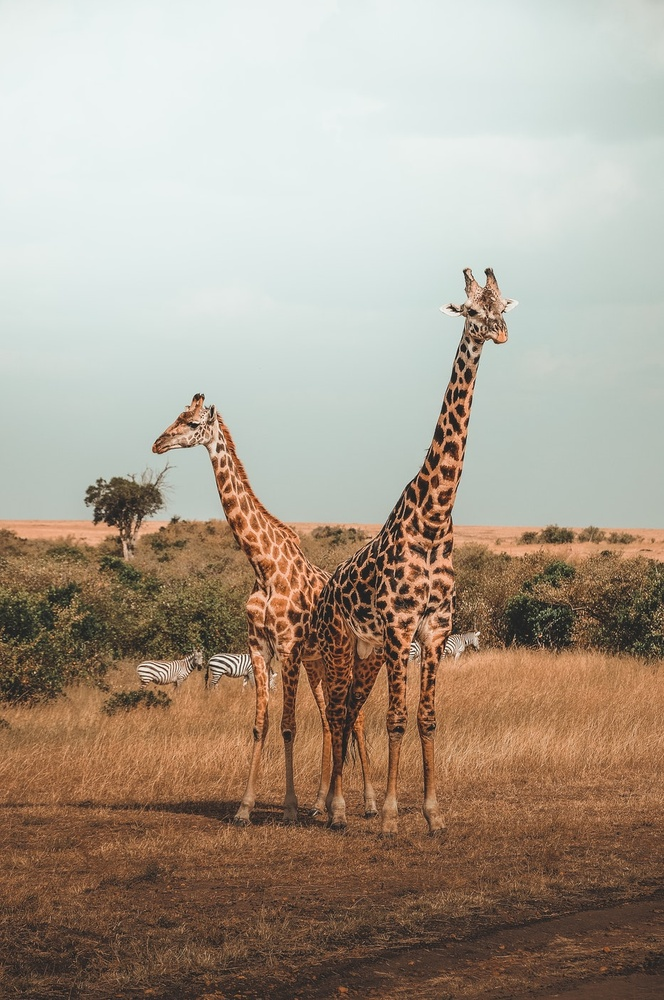
#> input picture computer vision/giraffes.jpg, 664 x 1000 px, shrunk from 933 x 1405 before the run
$ jupyter execute 07-Image-Processing-Assessment.ipynb   (shell and % lines are left out)   (older library calls are emulated)
#> lines starting #> are read from the running program, lines starting #| are printed output that depends on the picture
<a href="https://www.pieriandata.com"></a>
*Copyright Pierian Data Inc.*

# Image Processing Assessment

Complete the tasks in bold below! Feel free to treat this as a code along by skipping this assessment lecture and moving straight to the solutions lecture!

**Some Useful Code is already here for you in the cells below:**

[cell 1]
import cv2
import matplotlib.pyplot as plt
import numpy as np

[cell 2]
def display_img(img,cmap=None):
    fig = plt.figure(figsize=(12,10))
    ax = fig.add_subplot(111)
    ax.imshow(img,cmap)

**TASK: Open and display the giaraffes.jpg image that is located in the DATA folder.**

[cell 3]
giaraffes = cv2.imread("../giraffes.jpg")
#> giaraffes is the input picture: shape (1000, 664, 3); mean B, G, R 141.5, 156.7, 170

[cell 4]
giaraffes = cv2.cvtColor(giaraffes, cv2.COLOR_BGR2RGB)
display_img(giaraffes)

**TASK:Apply a binary threshold onto the image.**

[cell 5]
ret, rth1 = cv2.threshold(giaraffes, 150, 255, cv2.THRESH_BINARY)
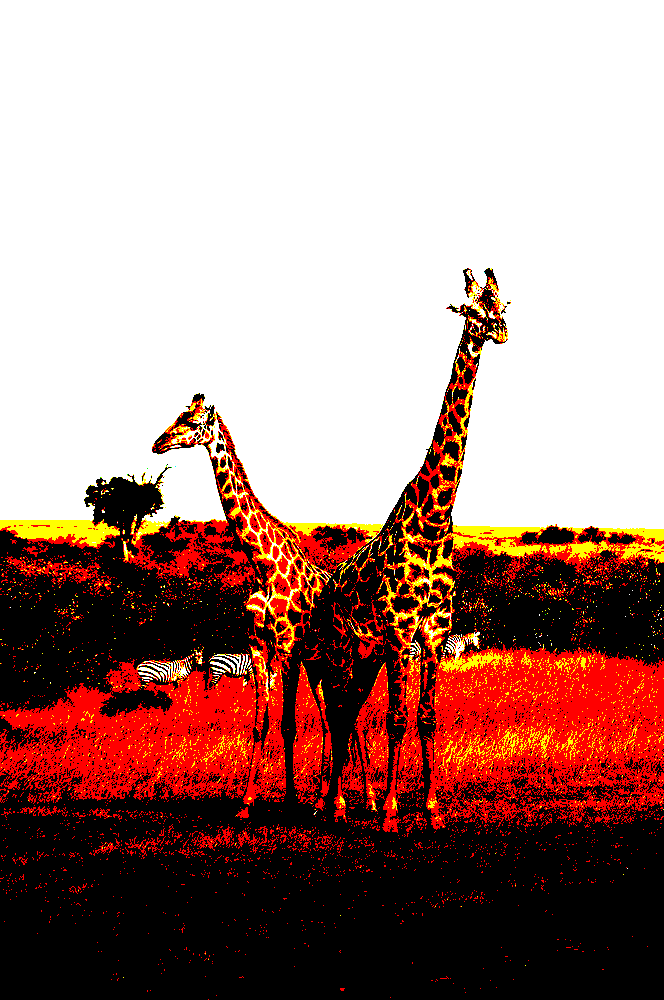
#> rth1: shape (1000, 664, 3); mean R, G, B 170.4, 135.5, 128.2

[cell 6]
display_img(rth1, cmap = 'gray')

**TASK: Open the giaraffes.jpg file from the DATA folder and convert its colorspace to  HSV and display the image.**

[cell 7]
giaraffes = cv2.imread("../giraffes.jpg")

[cell 8]
giaraffes = cv2.cvtColor(giaraffes, cv2.COLOR_BGR2HSV)
#> giaraffes: shape (1000, 664, 3); mean H, S, V 45.8, 68.1, 174.8
display_img(giaraffes)

**TASK: Create a low pass filter with a 4 by 4 Kernel filled with values of 1/10 (0.01) and then use 2-D Convolution to blur the giraffer image (displayed in normal RGB)**

[cell 9]
giaraffes = cv2.imread("../giraffes.jpg")
giaraffes = cv2.cvtColor(giaraffes, cv2.COLOR_BGR2RGB)

[cell 10]
kernel = np.ones((4,4), dtype = np.float32) / 10
kernel

[cell 11]
giaraffes_filter = cv2.filter2D(giaraffes, -1, kernel)
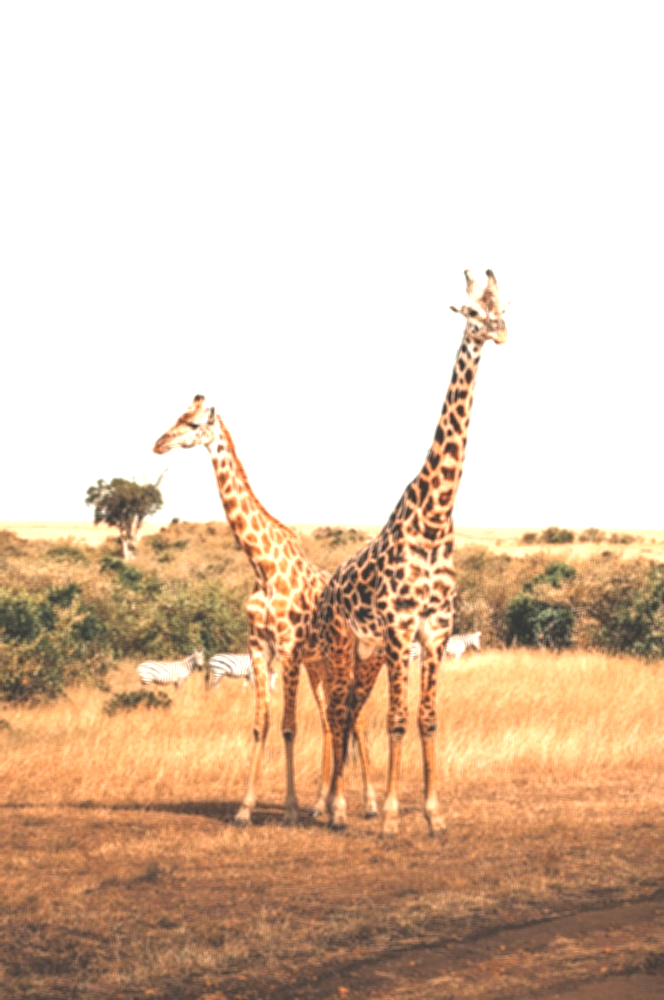
#> giaraffes_filter: shape (1000, 664, 3); mean R, G, B 223.8, 200.3, 179.2

[cell 12]
display_img(giaraffes_filter)

**TASK: Create a Horizontal Sobel Filter (sobelx from our lecture) with a kernel size of 5 to the grayscale version of the giaraffes image and then display the resulting gradient filtered version of the image.**

[cell 13]
giaraffes = cv2.imread("../giraffes.jpg", 0)
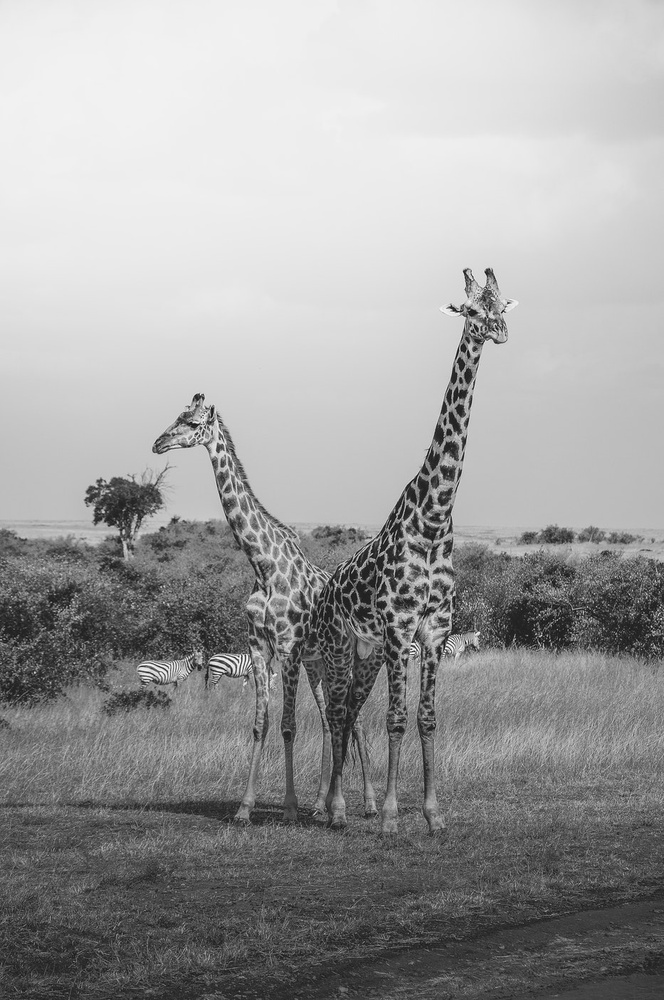
#> giaraffes: shape (1000, 664); min 5, max 255, mean 158.9
# giaraffes = cv2.cvtColor(giaraffes, cv2.COLOR_BGR2RGB)

[cell 14]
sobelx = cv2.Sobel(giaraffes, cv2.CV_64F, 1, 0, ksize = 5)
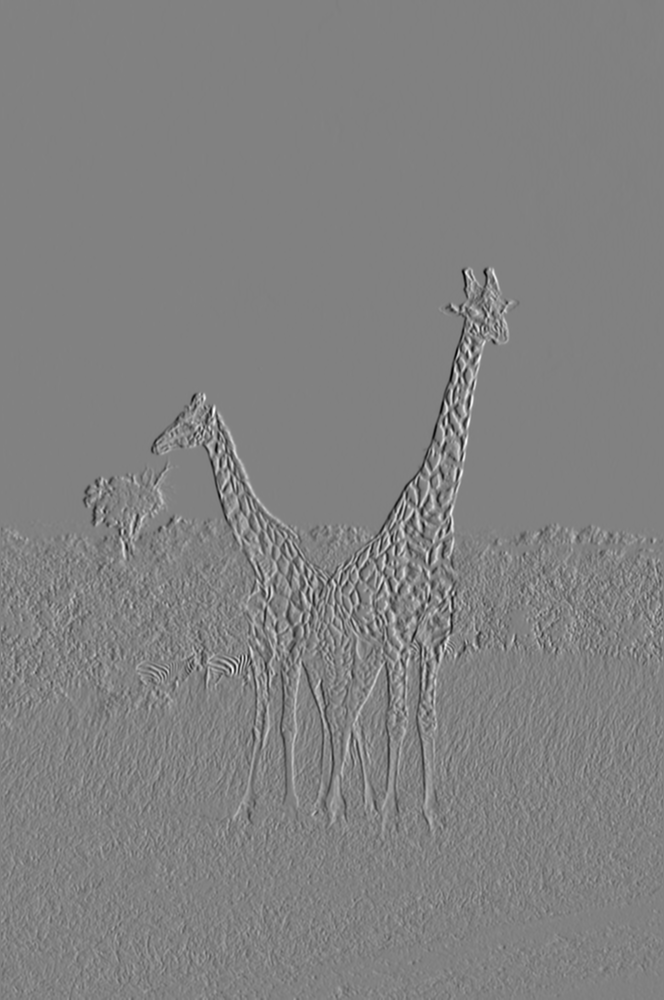
#> sobelx: shape (1000, 664) float64; min -8199, max 7954, mean -1.6; drawn with min black and max white

[cell 15]
display_img(sobelx, cmap= 'gray')

**TASK: Plot the color histograms for the RED, BLUE, and GREEN channel of the giaraffe image. Pay careful attention to the ordering of the channels.**

[cell 16]
giaraffes = cv2.imread("../giraffes.jpg")
color = ('b', 'g', 'r')

for i, color in enumerate(color):
    histr = cv2.calcHist([giaraffes],[i],None, histSize=[256],ranges=[0,256])
    plt.plot(histr, color=color)
    plt.xlim([0,256])
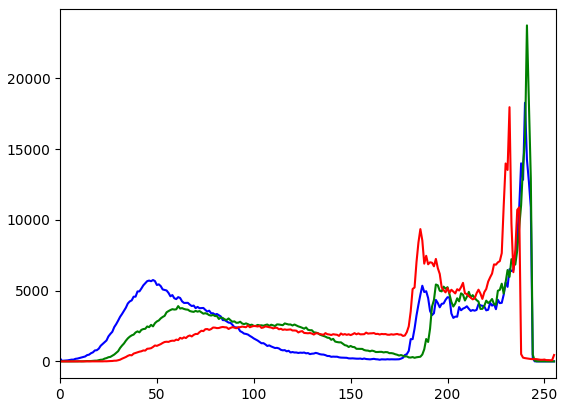
#> figure drawn by matplotlib, 1 panel; curve peaks at x = 240, y = 18275; curve peaks at x = 241, y = 23741; curve peaks at x = 232, y = 17962

[cell 17]
giaraffes = cv2.imread("../giraffes.jpg", 0)
eq_giaraffes = cv2.equalizeHist(giaraffes)
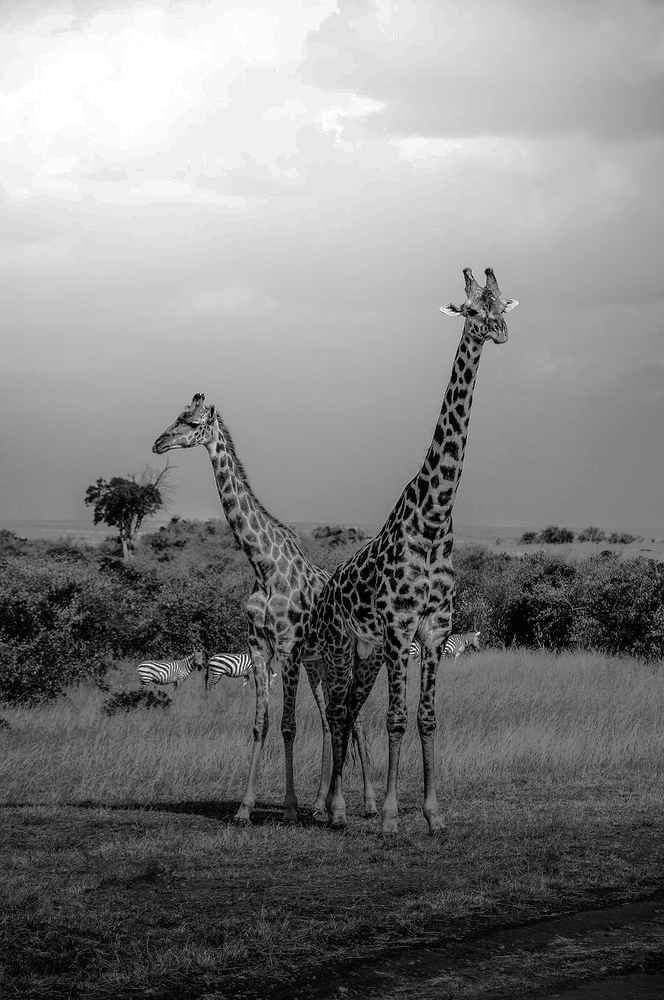
#> eq_giaraffes: shape (1000, 664); min 0, max 255, mean 128.5
display_img(eq_giaraffes)

$ run again, with computer vision/ivan_face.jpg copied over computer vision/giraffes.jpg
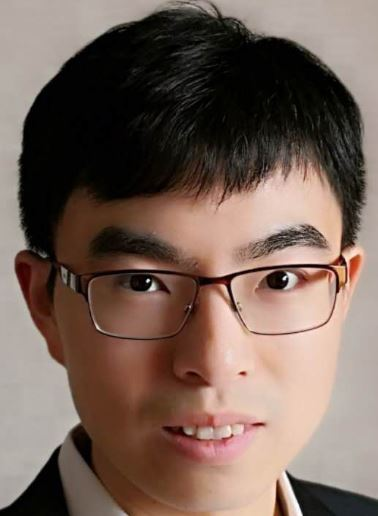
#> input picture computer vision/ivan_face.jpg, 378 x 516 px
#> giaraffes is the input picture: shape (516, 378, 3); mean B, G, R 88.1, 98, 117.9
#> `[cell 16] giaraffes = cv2.imread("../giraffes.jpg") color = ('b', 'g',..`:
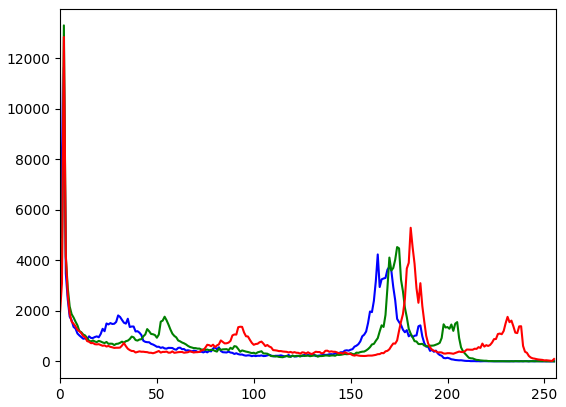
#> figure drawn by matplotlib, 1 panel; curve peaks at x = 2, y = 11622; curve peaks at x = 2, y = 13291; curve peaks at x = 2, y = 12831
#> `eq_giaraffes = cv2.equalizeHist(giaraffes)`:
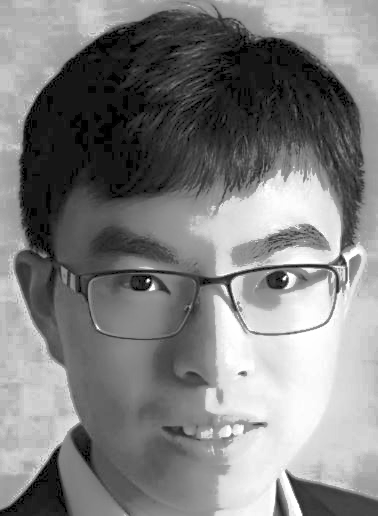
#> eq_giaraffes: shape (516, 378); min 0, max 255, mean 127.7

$ run again, with computer vision/mmexport1545548420761.jpg copied over computer vision/giraffes.jpg
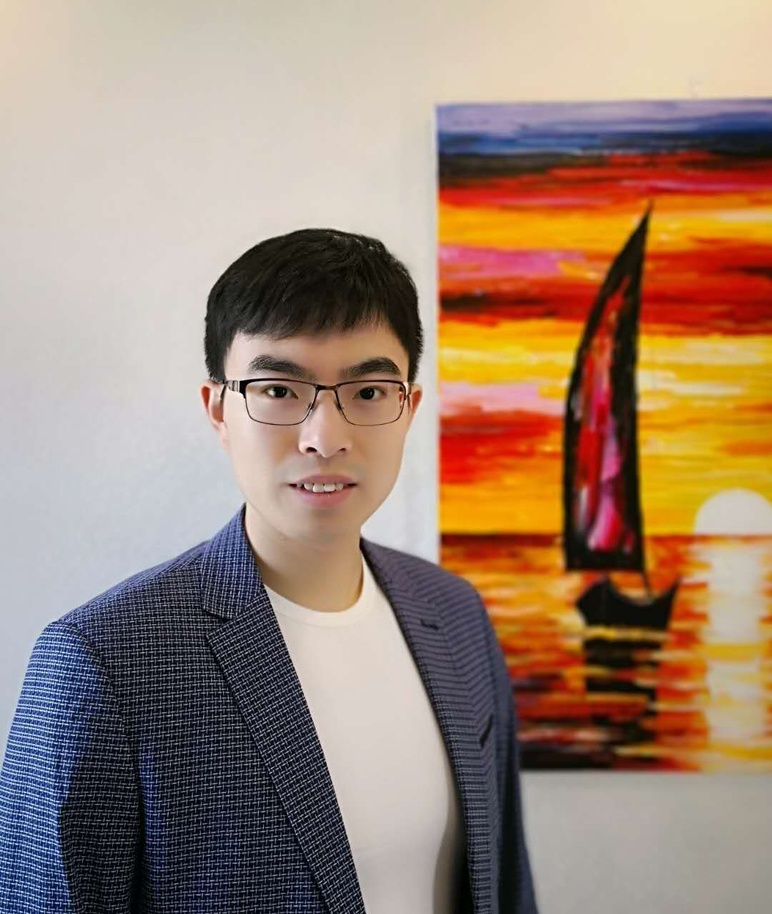
#> input picture computer vision/mmexport1545548420761.jpg, 772 x 914 px, shrunk from 1080 x 1278 before the run
#> giaraffes is the input picture: shape (914, 772, 3); mean B, G, R 115.6, 133.3, 159.3
#> `[cell 16] giaraffes = cv2.imread("../giraffes.jpg") color = ('b', 'g',..`:
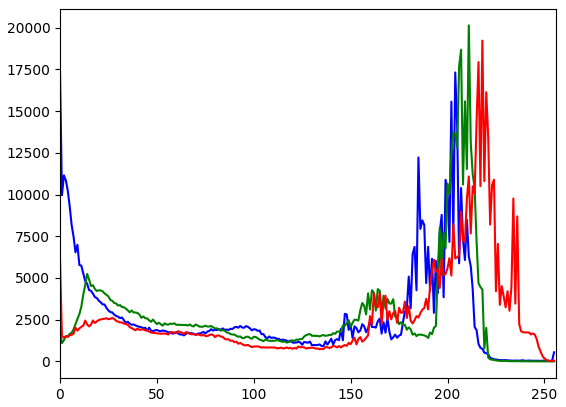
#> figure drawn by matplotlib, 1 panel; curve peaks at x = 0, y = 17398; curve peaks at x = 211, y = 20142; curve peaks at x = 218, y = 19227
#> `eq_giaraffes = cv2.equalizeHist(giaraffes)`:
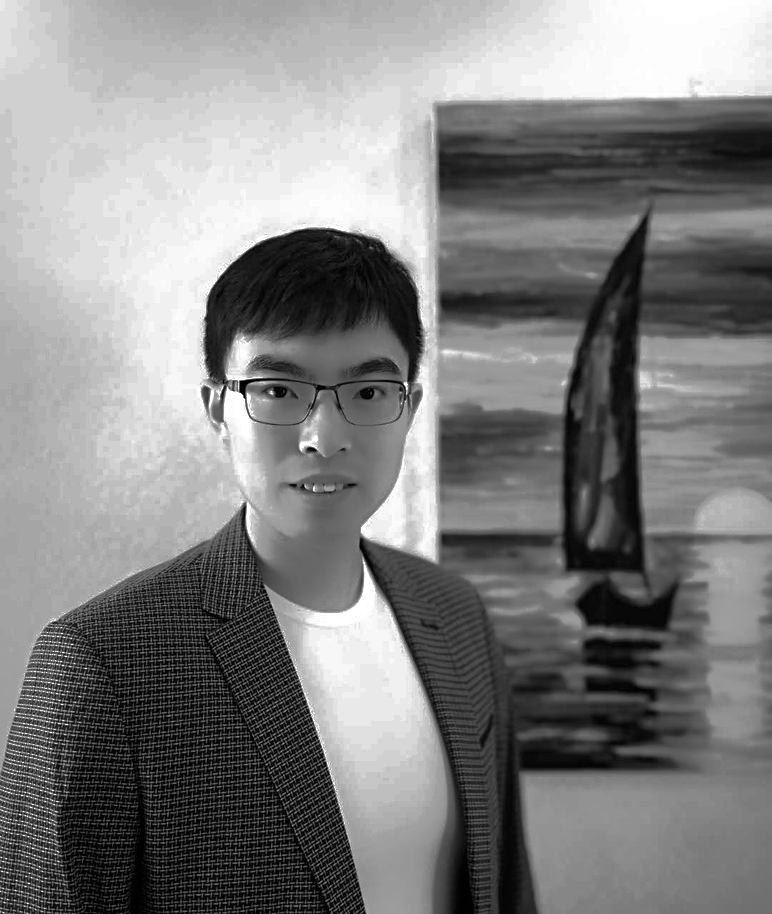
#> eq_giaraffes: shape (914, 772); min 0, max 255, mean 128.5
